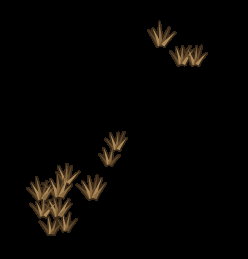
#> input picture cartoon/mod/graphics/overrides/base/decorative/brown-carpet-grass/brown-carpet-grass-01.png, 248 x 259 px
$ python -i trees.py   (imports and definitions only)
#> lines starting #> are read from the running program, lines starting #| are printed output that depends on the picture
"""Arbres de Nauvis redessinés en aplats : tronc, feuillage (3 états), carte de normales, souche.

Usage : python cartoon/terrain/trees.py <dossier_sortie> [espèce[,espèce...]|toutes]
        espèce = 01 à 09, ou un arbre mort : dead-dry-hairy-tree, dead-grey-trunk, dead-tree-desert, dry-hairy-tree,
        dry-tree

Comme les buissons touffus (`decoratives.paint_lobes`) : on lit chaque image d'origine pour savoir *où* dessiner,
et on y pose des lobes ronds (feuillage) ou un aplat (tronc, souche), à la même emprise. Les fichiers gardent la
taille et le cadrage de l'original ; leurs dimensions et décalages viennent des prototypes (dump des données).
- feuillage : en tons neutres, car le jeu le teinte (couleur tirée au hasard dans `colors` pour chaque arbre) ;
  une image par état (plein, abîmé, presque nu), lobes posés sur le feuillage d'origine de cet état ;
- normales : plates (face à la caméra) sous notre feuillage : l'éclairage ne dessine pas de relief qui n'est pas là ;
- tronc et souche : aplat brun, bord gauche éclairé, bord droit sombre ;
- ombres (4 images) : celles de l'original, noires et unies, gardées (notre feuillage suit la même silhouette).
Écrit base/entity/tree/<espèce>/<fichier>.png.
"""
import json, os, re, sys, zlib
import cv2
import numpy as np

sys.path.insert(0, os.path.dirname(os.path.abspath(__file__)))
from decoratives import FACTORIO_DATA, SS, Rng, hx, outlined, paint_lobes

ROOT = os.path.dirname(os.path.dirname(os.path.dirname(os.path.abspath(__file__))))
DUMP = os.path.join(ROOT, ".cache", "data-raw-dump.json")
LEAVES = ("#40463c", "#6b7364", "#9ca690")      # tons neutres du feuillage (le jeu les teinte)
BARK = ("#4a3424", "#6b4a32", "#8e6646")
# feuillage par espèce : (forme des lobes, rayon en px du fichier) ; 01 est un conifère, 06 un saule presque nu
LEAF_STYLE = {"01": ("fir", 25), "06": ("flat", None)}   # saule : filaments tombants, en aplat (pas de lobes)
LEAF_DEFAULT = ("disc", 30)
# arbres morts ou secs : une image par variante, ombre comprise
DEAD = ["dead-dry-hairy-tree", "dead-grey-trunk", "dead-tree-desert", "dry-hairy-tree", "dry-tree"]
FLAT_NORMAL = (255, 128, 128)                   # BGR : normale (0, 0, 1), face à la caméra


# [9 lines left out: function variations, not called in this run]


def path_of(pic):
    return pic["filename"].replace("__base__/graphics/", "base/graphics/")


def load(pic):
    return cv2.imread(os.path.join(FACTORIO_DATA, path_of(pic)), cv2.IMREAD_UNCHANGED)


# [11 lines left out: functions out_path, leaves_mask, not called in this run]


def render_bark(orig, tones=BARK, body=None, keep_shadow=False):
    """Tronc ou souche : silhouette lissée de l'original ; ses trois tons viennent de la luminosité de l'original,
    lissée puis répartie en tiers (sombre, moyen, clair) : on garde ainsi les troncs multiples, creux et racines.
    `body` : masque de la silhouette (défaut : alpha > 90). `keep_shadow` : recopie l'ombre intégrée de l'original
    (pixels presque noirs) sous notre dessin, pour les arbres morts dont l'ombre est dans le sprite."""
    h, w = orig.shape[:2]
    H, W = h * SS, w * SS
    if body is None:
        body = orig[:, :, 3] > 90
    a = cv2.resize(body.astype(np.float32), (W, H), interpolation=cv2.INTER_LINEAR)
    m = (cv2.GaussianBlur(a, (0, 0), SS * 0.8) > 0.5).astype(np.uint8)
    cols = [hx(t) for t in tones]
    lum = cv2.cvtColor(orig[:, :, :3], cv2.COLOR_BGR2GRAY).astype(np.float32)
    lum = cv2.GaussianBlur(cv2.resize(lum, (W, H), interpolation=cv2.INTER_LINEAR), (0, 0), SS * 2.5)
    inside = lum[m > 0]
    color = np.zeros((H, W, 3), np.float32)
    if inside.size:
        lo, hi = np.percentile(inside, (35, 75))
        color[m > 0] = cols[1]
        color[(m > 0) & (lum < lo)] = cols[0]
        color[(m > 0) & (lum > hi)] = cols[2]
    im = outlined(color, m, tuple(int(c * 0.55) for c in cols[0]), w, h)
    if keep_shadow:
        sh = (orig[:, :, :3].max(2) < 35) & (orig[:, :, 3] > 0) & (im[:, :, 3] == 0)
        im[sh] = orig[sh]
    return im


# [61 lines left out: functions render_leaves, render_normal, build_species, build_dead, not called in this run]


# [10 lines not run here, left out]

>>> import cv2
>>> picture = cv2.imread('../mod/graphics/overrides/base/decorative/brown-carpet-grass/brown-carpet-grass-01.png', cv2.IMREAD_GRAYSCALE)
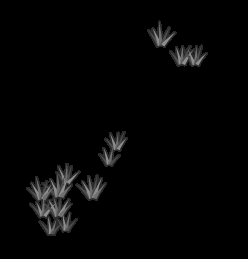
#> picture: shape (259, 248); min 0, max 142, mean 4.6
>>> result = render_bark(picture)
#> (the run stopped early here; a loop or call above may not have finished)

$ run again, on cartoon/mod/graphics/overrides/base/decorative/brown-carpet-grass/brown-carpet-grass-09.png
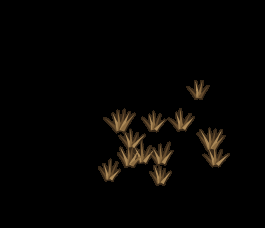
#> input picture cartoon/mod/graphics/overrides/base/decorative/brown-carpet-grass/brown-carpet-grass-09.png, 265 x 228 px
#> `picture = cv2.imread('../mod/graphics/overrides/base/decorative/brown-..`:
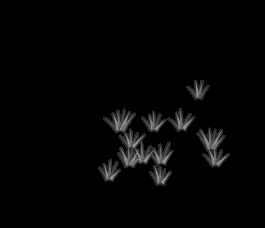
#> picture: shape (228, 265); min 0, max 142, mean 4.6

$ run again, on cartoon/mod/graphics/overrides/base/decorative/brown-carpet-grass/brown-carpet-grass-11.png
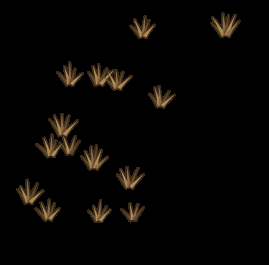
#> input picture cartoon/mod/graphics/overrides/base/decorative/brown-carpet-grass/brown-carpet-grass-11.png, 269 x 265 px
#> `picture = cv2.imread('../mod/graphics/overrides/base/decorative/brown-..`:
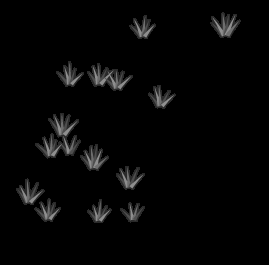
#> picture: shape (265, 269); min 0, max 142, mean 5.3
